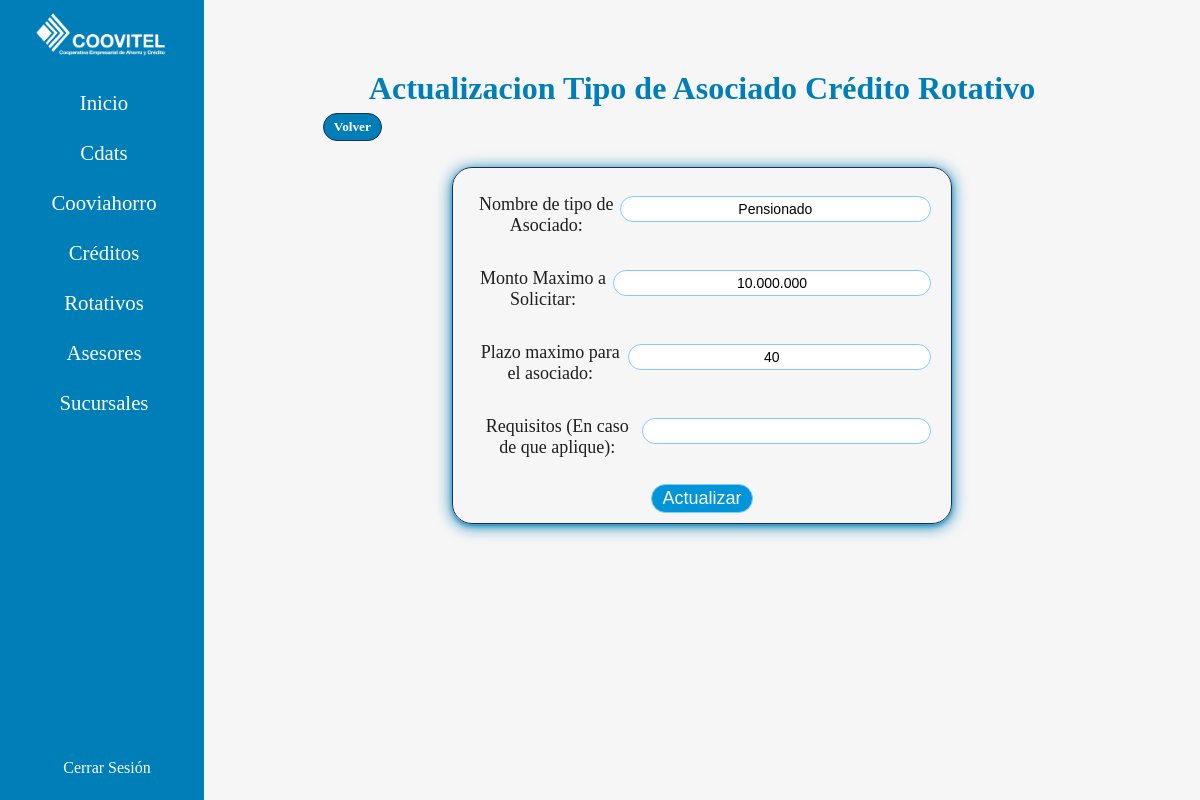
The page /update/asociadoRotativo/1/ (signed in) on the database its author committed.
### rotativo/models.py (models this page shows, shortened)
class AsociadoRotativo(models.Model):
    name = models.CharField(max_length=100)
    montoMax = models.CharField(max_length=200)
    plazoMax = models.IntegerField()
    requisitos = models.CharField(max_length=200, blank=True, null=True)

### rotativo/views.py (the view)
# urls.py: path("update/asociadoRotativo/<int:id>/", views.updateTypeAsociado, name="updateAsociadoRotativo"),
@login_required
def updateTypeAsociado(request, id):
    asociado = get_object_or_404(AsociadoRotativo, id=id)
    form = AsociadoRotativoForm(instance=asociado)
    if request.method == 'POST':
        form = AsociadoRotativoForm(request.POST, instance=asociado)
        if form.is_valid():
            form.save()
            return redirect('asociadosrotativo')
    return render(request, 'rotativos/asociados/updateasociado.html', {'form': form})

### rotativo/forms.py
class AsociadoRotativoForm(forms.ModelForm):
    montoMax = forms.CharField(widget=forms.TextInput(attrs={'onInput': "handleChange('id_montoMax')"}), label="Monto Maximo a Solicitar")
    class Meta():
        model = AsociadoRotativo
        fields = ['name', 'montoMax', 'plazoMax', 'requisitos']
        labels = {
            'name': 'Nombre de tipo de Asociado',
            'plazoMax': 'Plazo maximo para el asociado',
            'requisitos': 'Requisitos (En caso de que aplique)'
        }

### controls/templates/rotativos/asociados/updateasociado.html (shortened to what this page needs)
{% extends "base.html" %}
{% block content %}
    <div class="types">
        <h1 class="title-type">Actualizacion Tipo de Asociado Crédito Rotativo</h1>
        <div class="buttons">
            <a class="bts" href="{% url 'asociadosrotativo' %}"><h5>Volver</h5></a>
        </div>
        <form method="POST" class="form">
            {{form.as_p}}
            <button onclick="return confirm('Esta seguro de actualizar este tipo de perfil?')" class="save" type="submit">
                Actualizar
            </button>
        </form>
    </div>
{% endblock %}

### account/static/css/style.css (style rules this page uses)
:root { --backColor: #fdfdfd; --colorWhite: #fff; --colorLinks: #007eb8; --colorOne: #202d54; --colorTwo: #2c3870; --colorThree: #2d2e83; --colorFour: #007eb8; }
* { margin: 0; padding: 0; box-sizing: border-box; }
html { height: 100%; height: 100vh; font-family:Georgia, 'Times New Roman', Times, serif; color: var(--colorFour); }
body { height: auto; min-height: 100%; min-height: 100vh; overflow-y: scroll; background-color: var(--backColor); display: grid; grid-template-areas: "aside main main"; grid-template-columns: 17vw 1fr; grid-template-rows: 1fr auto; }
a { text-decoration: none; }

### controls/static/css/style2.css (style rules this page uses)
:root { --backColor: #fdfdfd; --colorWhite: #fff; --colorLinks: #007eb8; --colorOne: #202d54; --colorTwo: #2c3870; --colorThree: #2d2e83; --colorFour: #007eb8; }
.types { width: 100%; display: flex; flex-direction: column; justify-content: center; align-items: center; }
.title-type { color: var(--colorFour); }
.buttons { width: 90%; display: flex; flex-direction: row; justify-content: space-between; align-items: center; padding: 6px; }
.bts { background-color: #007eb8; border: 1px solid var(--colorOne); border-radius: 20px; padding: 5px 10px; color: #fff; transition: all .3s ease; }
.form p { padding: 10px; display: flex; flex-direction: row; justify-content: space-around; align-items: center; }
.form input { padding: 4px 8px; border-radius: 20px; border: 1px solid #7fccff; }
.form label { color: #1e1f20; font-weight: 500; font-size: 18px; }
.save { margin-top: 10px; font-size: 18px; padding: 3px 10px; border-radius: 20px; background-color: #0094d8; color: #fff; transition: all .3s ease; border: 1px solid #7fccff; cursor: pointer; }

### controls/static/css/options.css (style rules this page uses)
:root { --backColor: #fdfdfd; --colorWhite: #fff; --colorLinks: #007eb8; --colorOne: #202d54; --colorTwo: #2c3870; --colorThree: #2d2e83; --colorFour: #007eb8; }

### asesores/static/css/asesores.css (style rules this page uses)
form { width: 100%; max-width: 500px; padding: 20px; border-radius: 8px; }
label { font-size: 20px; color: #333; margin-bottom: 8px; display: block; }
input, textarea { width: 100%; padding: 10px; margin: 8px 0 20px; border: 1px solid #ccc; border-radius: 5px; font-size: 14px; }
form p { display: flex; flex-direction: column; }
form p label { text-align: center; margin: 3px; font-weight: 700; }
form p input { padding: 10px 20px; border: 0; border-radius: 25px; cursor: pointer; text-align: center; }
.types { width: 100%; height: max-content; display: flex; flex-direction: column; }
.title-type { color: var(--colorFour); }
.form label { color: #1e1f20; font-weight: 500; font-size: 18px; }
.form input { padding: 4px 8px; border-radius: 20px; border: 1px solid #7fccff; }
.save { margin-top: 10px; font-size: 18px; padding: 3px 10px; border-radius: 20px; background-color: #0094d8; color: #fff; transition: all .3s ease; border: 1px solid #7fccff; cursor: pointer; }

### asesores/static/css/paginator.css (style rules this page uses)
:root { --backColor: #fdfdfd; --colorWhite: #fff; --colorLinks: #007eb8; --colorOne: #202d54; --colorTwo: #2c3870; --colorTwoLow: #2c387028; --colorThree: #2d2e83; --colorFour: #007eb8; }
a { text-decoration: none; color: var(--colorWhite); }

### rows shown on the page
AsociadoRotativo: name "Pensionado", montoMax "10.000.000", plazoMax "40"
